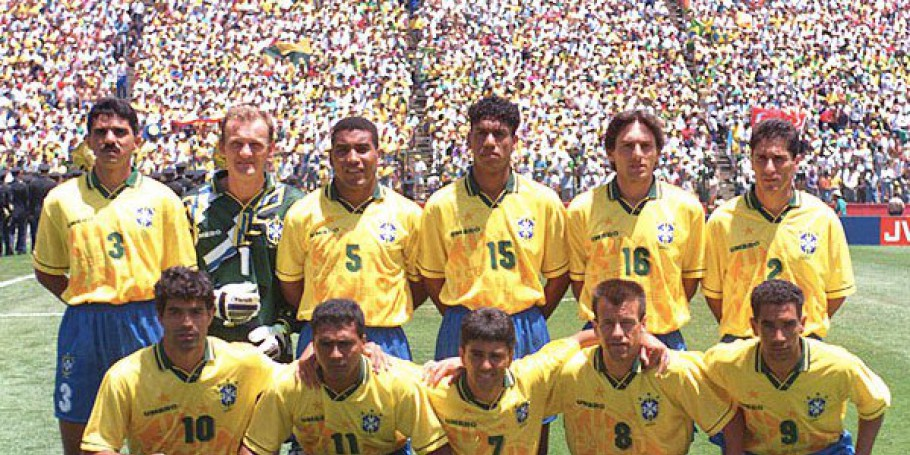
#> input picture reconhecimento_padroes/Openlab/09-Kmeans/Selecao.jpeg, 910 x 455 px
$ jupyter execute --allow-errors main.ipynb
#> lines starting #> are read from the running program, lines starting #| are printed output that depends on the picture
[cell 1]
import pandas as pd
import matplotlib.pyplot as plt
from sklearn.cluster import KMeans
from sklearn import metrics
import cv2
import re
import numpy as np

[cell 2]
img = cv2.imread("./Selecao.jpeg")
#> img is the input picture: shape (455, 910, 3); mean B, G, R 118.3, 149.2, 168.1
img_bgr = cv2.cvtColor(img, cv2.COLOR_RGB2BGR)

[cell 3]
pixel_vals = img.reshape((-1,3))
pixel_vals = np.float32(pixel_vals)

[cell 4]
criteria = (cv2.TERM_CRITERIA_EPS + cv2.TERM_CRITERIA_MAX_ITER, 50, 0.90)
k = 3
retval, labels, centers = cv2.kmeans(pixel_vals, k, None, criteria ,10, cv2.KMEANS_RANDOM_CENTERS)
#> retval = 1.21e+09; centers = [[60.59, 68.52, 86.78], [97.23, 145.9, 174.4], [193.9, 223.9, 232]]

centers = np.uint8(centers)
#> centers = [[60, 68, 86], [97, 145, 174], [193, 223, 232]]
segmented_data = centers[labels.flatten()]

segmented_image = segmented_data.reshape((img.shape))
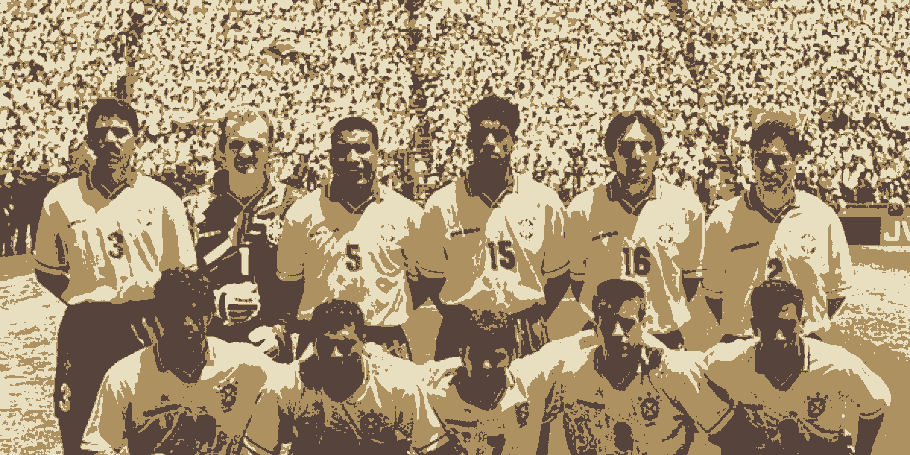
#> segmented_image: shape (455, 910, 3); mean B, G, R 117.8, 148.4, 167.7
plt.imshow(segmented_image)

#> (a cell that did not finish here is left out)

[cell 6]
valores_k = []
inercia = []

#> (the rest of this cell did not finish here and is left out)

[cell 7]
fig, ax = plt.subplots()
ax.plot(valores_k, inercia)
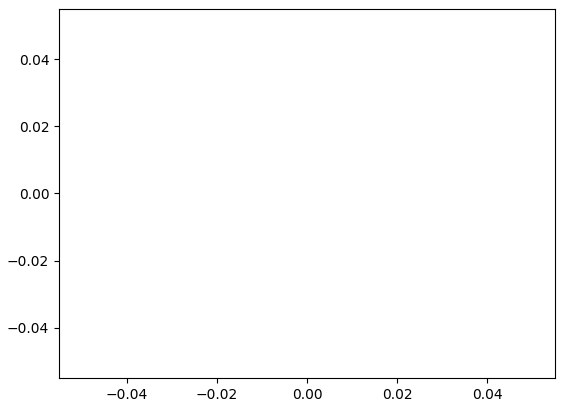
#> figure drawn by matplotlib, 1 panel
